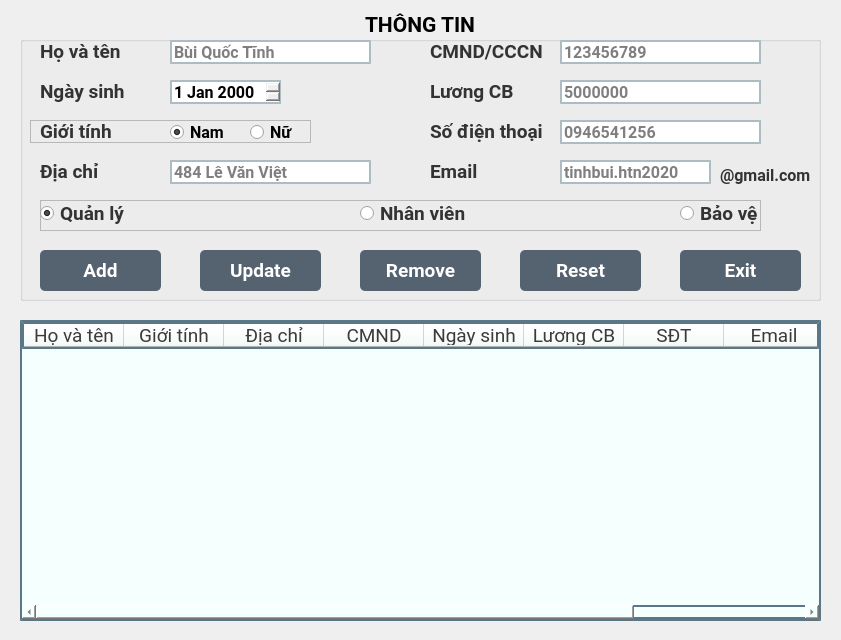
<?xml version="1.0" encoding="UTF-8"?>
<ui version="4.0">
 <class>Form</class>
 <widget class="QWidget" name="Form">
  <property name="geometry">
   <rect>
    <x>0</x>
    <y>0</y>
    <width>841</width>
    <height>640</height>
   </rect>
  </property>
  <property name="windowTitle">
   <string>Form</string>
  </property>
  <widget class="QTableWidget" name="dgvNhanVien">
   <property name="geometry">
    <rect>
     <x>20</x>
     <y>320</y>
     <width>801</width>
     <height>301</height>
    </rect>
   </property>
   <property name="sizePolicy">
    <sizepolicy hsizetype="Expanding" vsizetype="Expanding">
     <horstretch>0</horstretch>
     <verstretch>0</verstretch>
    </sizepolicy>
   </property>
   <property name="font">
    <font>
     <family>Roboto</family>
     <pointsize>14</pointsize>
    </font>
   </property>
   <property name="styleSheet">
    <string notr="true">background-color:rgb(245, 255, 253);
border: 2px solid rgba(0,0,0,0);
border-color: rgba(46,82,101,200);
color: rgb(59, 59, 59);
</string>
   </property>
   <property name="selectionMode">
    <enum>QAbstractItemView::SingleSelection</enum>
   </property>
   <property name="selectionBehavior">
    <enum>QAbstractItemView::SelectRows</enum>
   </property>
   <attribute name="verticalHeaderVisible">
    <bool>false</bool>
   </attribute>
   <column>
    <property name="text">
     <string>Họ và tên</string>
    </property>
   </column>
   <column>
    <property name="text">
     <string>Giới tính</string>
    </property>
   </column>
   <column>
    <property name="text">
     <string>Địa chỉ</string>
    </property>
   </column>
   <column>
    <property name="text">
     <string>CMND</string>
    </property>
   </column>
   <column>
    <property name="text">
     <string>Ngày sinh</string>
    </property>
   </column>
   <column>
    <property name="text">
     <string>Lương CB</string>
    </property>
   </column>
   <column>
    <property name="text">
     <string>SĐT</string>
    </property>
   </column>
   <column>
    <property name="text">
     <string>Email</string>
    </property>
   </column>
   <column>
    <property name="text">
     <string>Chức vụ</string>
    </property>
   </column>
  </widget>
  <widget class="QGroupBox" name="groupBox">
   <property name="geometry">
    <rect>
     <x>20</x>
     <y>10</y>
     <width>801</width>
     <height>291</height>
    </rect>
   </property>
   <property name="font">
    <font>
     <family>Roboto</family>
     <pointsize>16</pointsize>
     <weight>75</weight>
     <bold>true</bold>
    </font>
   </property>
   <property name="title">
    <string>THÔNG TIN</string>
   </property>
   <property name="alignment">
    <set>Qt::AlignCenter</set>
   </property>
   <widget class="QFrame" name="frameGioiTinh">
    <property name="geometry">
     <rect>
      <x>10</x>
      <y>110</y>
      <width>281</width>
      <height>23</height>
     </rect>
    </property>
    <property name="frameShape">
     <enum>QFrame::StyledPanel</enum>
    </property>
    <property name="frameShadow">
     <enum>QFrame::Raised</enum>
    </property>
    <widget class="QLabel" name="labelGioiTinh">
     <property name="geometry">
      <rect>
       <x>10</x>
       <y>0</y>
       <width>72</width>
       <height>23</height>
      </rect>
     </property>
     <property name="font">
      <font>
       <family>Roboto</family>
       <pointsize>14</pointsize>
       <weight>75</weight>
       <bold>true</bold>
      </font>
     </property>
     <property name="styleSheet">
      <string notr="true">color: rgba(0, 0, 0, 200);</string>
     </property>
     <property name="text">
      <string>Giới tính</string>
     </property>
    </widget>
    <widget class="QRadioButton" name="radioButtonNam">
     <property name="geometry">
      <rect>
       <x>140</x>
       <y>0</y>
       <width>58</width>
       <height>24</height>
      </rect>
     </property>
     <property name="font">
      <font>
       <family>Roboto</family>
       <pointsize>12</pointsize>
      </font>
     </property>
     <property name="text">
      <string>Nam</string>
     </property>
     <property name="checked">
      <bool>true</bool>
     </property>
    </widget>
    <widget class="QRadioButton" name="radioButtonNu">
     <property name="geometry">
      <rect>
       <x>220</x>
       <y>0</y>
       <width>58</width>
       <height>24</height>
      </rect>
     </property>
     <property name="font">
      <font>
       <family>Roboto</family>
       <pointsize>12</pointsize>
      </font>
     </property>
     <property name="text">
      <string>Nữ</string>
     </property>
    </widget>
   </widget>
   <widget class="QLineEdit" name="lineEditHoTen">
    <property name="geometry">
     <rect>
      <x>150</x>
      <y>30</y>
      <width>201</width>
      <height>24</height>
     </rect>
    </property>
    <property name="font">
     <font>
      <family>Roboto</family>
      <pointsize>12</pointsize>
     </font>
    </property>
    <property name="styleSheet">
     <string notr="true">border: 2px solid rgba(0,0,0,0);
border-color: rgba(46,82,101,100);</string>
    </property>
    <property name="placeholderText">
     <string>Bùi Quốc Tĩnh</string>
    </property>
   </widget>
   <widget class="QLineEdit" name="lineEditCMND">
    <property name="geometry">
     <rect>
      <x>540</x>
      <y>30</y>
      <width>201</width>
      <height>24</height>
     </rect>
    </property>
    <property name="font">
     <font>
      <family>Roboto</family>
      <pointsize>12</pointsize>
     </font>
    </property>
    <property name="styleSheet">
     <string notr="true">border: 2px solid rgba(0,0,0,0);
border-color: rgba(46,82,101,100);</string>
    </property>
    <property name="placeholderText">
     <string>123456789</string>
    </property>
   </widget>
   <widget class="QLineEdit" name="lineEditSDT">
    <property name="geometry">
     <rect>
      <x>540</x>
      <y>110</y>
      <width>201</width>
      <height>24</height>
     </rect>
    </property>
    <property name="font">
     <font>
      <family>Roboto</family>
      <pointsize>12</pointsize>
     </font>
    </property>
    <property name="layoutDirection">
     <enum>Qt::LeftToRight</enum>
    </property>
    <property name="styleSheet">
     <string notr="true">border: 2px solid rgba(0,0,0,0);
border-color: rgba(46,82,101,100);</string>
    </property>
    <property name="placeholderText">
     <string>0946541256</string>
    </property>
   </widget>
   <widget class="QLineEdit" name="lineEditDiaChi">
    <property name="geometry">
     <rect>
      <x>150</x>
      <y>150</y>
      <width>201</width>
      <height>24</height>
     </rect>
    </property>
    <property name="font">
     <font>
      <family>Roboto</family>
      <pointsize>12</pointsize>
     </font>
    </property>
    <property name="styleSheet">
     <string notr="true">border: 2px solid rgba(0,0,0,0);
border-color: rgba(46,82,101,100);</string>
    </property>
    <property name="placeholderText">
     <string>484 Lê Văn Việt</string>
    </property>
   </widget>
   <widget class="QLabel" name="labelDiaChi">
    <property name="geometry">
     <rect>
      <x>20</x>
      <y>150</y>
      <width>59</width>
      <height>23</height>
     </rect>
    </property>
    <property name="font">
     <font>
      <family>Roboto</family>
      <pointsize>14</pointsize>
      <weight>75</weight>
      <bold>true</bold>
     </font>
    </property>
    <property name="styleSheet">
     <string notr="true">color: rgba(0, 0, 0, 200);</string>
    </property>
    <property name="text">
     <string>Địa chỉ</string>
    </property>
   </widget>
   <widget class="QDateEdit" name="dateEditNgaySinh">
    <property name="geometry">
     <rect>
      <x>150</x>
      <y>70</y>
      <width>111</width>
      <height>24</height>
     </rect>
    </property>
    <property name="font">
     <font>
      <family>Roboto</family>
      <pointsize>12</pointsize>
     </font>
    </property>
    <property name="styleSheet">
     <string notr="true">border: 2px solid rgba(0,0,0,0);
border-color: rgba(46,82,101,100);</string>
    </property>
   </widget>
   <widget class="QLabel" name="labelHoTen">
    <property name="geometry">
     <rect>
      <x>20</x>
      <y>30</y>
      <width>85</width>
      <height>23</height>
     </rect>
    </property>
    <property name="font">
     <font>
      <family>Roboto</family>
      <pointsize>14</pointsize>
      <weight>75</weight>
      <bold>true</bold>
     </font>
    </property>
    <property name="styleSheet">
     <string notr="true">color: rgba(0, 0, 0, 200);</string>
    </property>
    <property name="text">
     <string>Họ và tên</string>
    </property>
   </widget>
   <widget class="QFrame" name="frameChucVu">
    <property name="geometry">
     <rect>
      <x>20</x>
      <y>190</y>
      <width>721</width>
      <height>31</height>
     </rect>
    </property>
    <property name="frameShape">
     <enum>QFrame::StyledPanel</enum>
    </property>
    <property name="frameShadow">
     <enum>QFrame::Raised</enum>
    </property>
    <widget class="QRadioButton" name="radioButtonQuanLy">
     <property name="geometry">
      <rect>
       <x>0</x>
       <y>0</y>
       <width>87</width>
       <height>27</height>
      </rect>
     </property>
     <property name="font">
      <font>
       <family>Roboto</family>
       <pointsize>14</pointsize>
       <weight>75</weight>
       <bold>true</bold>
      </font>
     </property>
     <property name="styleSheet">
      <string notr="true">color: rgba(0, 0, 0, 200);</string>
     </property>
     <property name="text">
      <string>Quản lý</string>
     </property>
     <property name="checked">
      <bool>true</bool>
     </property>
     <property name="autoRepeat">
      <bool>false</bool>
     </property>
    </widget>
    <widget class="QRadioButton" name="radioButtonNhanVien">
     <property name="geometry">
      <rect>
       <x>320</x>
       <y>0</y>
       <width>109</width>
       <height>27</height>
      </rect>
     </property>
     <property name="font">
      <font>
       <family>Roboto</family>
       <pointsize>14</pointsize>
       <weight>75</weight>
       <bold>true</bold>
      </font>
     </property>
     <property name="styleSheet">
      <string notr="true">color: rgba(0, 0, 0, 200);</string>
     </property>
     <property name="text">
      <string>Nhân viên</string>
     </property>
     <property name="checked">
      <bool>false</bool>
     </property>
    </widget>
    <widget class="QRadioButton" name="radioButtonBaoVe">
     <property name="geometry">
      <rect>
       <x>640</x>
       <y>0</y>
       <width>81</width>
       <height>27</height>
      </rect>
     </property>
     <property name="font">
      <font>
       <family>Roboto</family>
       <pointsize>14</pointsize>
       <weight>75</weight>
       <bold>true</bold>
      </font>
     </property>
     <property name="styleSheet">
      <string notr="true">color: rgba(0, 0, 0, 200);</string>
     </property>
     <property name="text">
      <string>Bảo vệ</string>
     </property>
    </widget>
   </widget>
   <widget class="QLabel" name="labelCMND">
    <property name="geometry">
     <rect>
      <x>410</x>
      <y>30</y>
      <width>113</width>
      <height>23</height>
     </rect>
    </property>
    <property name="font">
     <font>
      <family>Roboto</family>
      <pointsize>14</pointsize>
      <weight>75</weight>
      <bold>true</bold>
     </font>
    </property>
    <property name="styleSheet">
     <string notr="true">color: rgba(0, 0, 0, 200);</string>
    </property>
    <property name="text">
     <string>CMND/CCCN</string>
    </property>
   </widget>
   <widget class="QLabel" name="labelNgaySinh">
    <property name="geometry">
     <rect>
      <x>20</x>
      <y>70</y>
      <width>85</width>
      <height>23</height>
     </rect>
    </property>
    <property name="font">
     <font>
      <family>Roboto</family>
      <pointsize>14</pointsize>
      <weight>75</weight>
      <bold>true</bold>
     </font>
    </property>
    <property name="styleSheet">
     <string notr="true">color: rgba(0, 0, 0, 200);</string>
    </property>
    <property name="text">
     <string>Ngày sinh</string>
    </property>
   </widget>
   <widget class="QLabel" name="labelSDT">
    <property name="geometry">
     <rect>
      <x>410</x>
      <y>110</y>
      <width>113</width>
      <height>23</height>
     </rect>
    </property>
    <property name="font">
     <font>
      <family>Roboto</family>
      <pointsize>14</pointsize>
      <weight>75</weight>
      <bold>true</bold>
     </font>
    </property>
    <property name="styleSheet">
     <string notr="true">color: rgba(0, 0, 0, 200);</string>
    </property>
    <property name="text">
     <string>Số điện thoại</string>
    </property>
   </widget>
   <widget class="QLabel" name="labelEmail">
    <property name="geometry">
     <rect>
      <x>410</x>
      <y>150</y>
      <width>113</width>
      <height>23</height>
     </rect>
    </property>
    <property name="font">
     <font>
      <family>Roboto</family>
      <pointsize>14</pointsize>
      <weight>75</weight>
      <bold>true</bold>
     </font>
    </property>
    <property name="styleSheet">
     <string notr="true">color: rgba(0, 0, 0, 200);</string>
    </property>
    <property name="text">
     <string>Email</string>
    </property>
   </widget>
   <widget class="QLabel" name="labelLuongCB">
    <property name="geometry">
     <rect>
      <x>410</x>
      <y>70</y>
      <width>84</width>
      <height>23</height>
     </rect>
    </property>
    <property name="font">
     <font>
      <family>Roboto</family>
      <pointsize>14</pointsize>
      <weight>75</weight>
      <bold>true</bold>
     </font>
    </property>
    <property name="styleSheet">
     <string notr="true">color: rgba(0, 0, 0, 200);</string>
    </property>
    <property name="text">
     <string>Lương CB</string>
    </property>
   </widget>
   <widget class="QLineEdit" name="lineEditLuongCB">
    <property name="geometry">
     <rect>
      <x>540</x>
      <y>70</y>
      <width>201</width>
      <height>24</height>
     </rect>
    </property>
    <property name="font">
     <font>
      <family>Roboto</family>
      <pointsize>12</pointsize>
     </font>
    </property>
    <property name="styleSheet">
     <string notr="true">border: 2px solid rgba(0,0,0,0);
border-color: rgba(46,82,101,100);</string>
    </property>
    <property name="placeholderText">
     <string>5000000</string>
    </property>
   </widget>
   <widget class="QLineEdit" name="lineEditEmail">
    <property name="geometry">
     <rect>
      <x>540</x>
      <y>150</y>
      <width>151</width>
      <height>24</height>
     </rect>
    </property>
    <property name="font">
     <font>
      <family>Roboto</family>
      <pointsize>12</pointsize>
     </font>
    </property>
    <property name="styleSheet">
     <string notr="true">border: 2px solid rgba(0,0,0,0);
border-color: rgba(46,82,101,100);</string>
    </property>
    <property name="placeholderText">
     <string>tinhbui.htn2020</string>
    </property>
   </widget>
   <widget class="QLabel" name="labelMailText">
    <property name="geometry">
     <rect>
      <x>700</x>
      <y>150</y>
      <width>101</width>
      <height>31</height>
     </rect>
    </property>
    <property name="font">
     <font>
      <family>Roboto</family>
      <pointsize>12</pointsize>
     </font>
    </property>
    <property name="styleSheet">
     <string notr="true">color: rgba(0, 0, 0, 200);</string>
    </property>
    <property name="text">
     <string>@gmail.com</string>
    </property>
   </widget>
   <widget class="QPushButton" name="pushButtonRemove">
    <property name="geometry">
     <rect>
      <x>340</x>
      <y>240</y>
      <width>121</width>
      <height>41</height>
     </rect>
    </property>
    <property name="font">
     <font>
      <family>Roboto</family>
      <pointsize>14</pointsize>
      <weight>75</weight>
      <bold>true</bold>
     </font>
    </property>
    <property name="styleSheet">
     <string notr="true">QPushButton#pushButtonRemove
{
	border-radius:5px;
	color: rgba(255,255,255,255);
	background-color:rgba(85,98,112,255);
}

QPushButton#pushButtonRemove:hover
{
	padding-left: 2px;
	padding-top: 2px;
	color: rgb(255, 0, 0);
}

QPushButton#pushButtonRemove:pressed
{
	padding: 2px;
	color: rgba(255,255,255,255);
	background-color: rgb(255, 0, 0);
}</string>
    </property>
    <property name="text">
     <string>Remove</string>
    </property>
   </widget>
   <widget class="QPushButton" name="pushButtonUpdate">
    <property name="geometry">
     <rect>
      <x>180</x>
      <y>240</y>
      <width>121</width>
      <height>41</height>
     </rect>
    </property>
    <property name="font">
     <font>
      <family>Roboto</family>
      <pointsize>14</pointsize>
      <weight>75</weight>
      <bold>true</bold>
     </font>
    </property>
    <property name="styleSheet">
     <string notr="true">QPushButton#pushButtonUpdate
{
	border-radius:5px;
	color: rgba(255,255,255,255);
	background-color:rgba(85,98,112,255);
}

QPushButton#pushButtonUpdate:hover
{
	padding-left: 2px;
	padding-top: 2px;
	color: rgb(255, 0, 0);
}

QPushButton#pushButtonUpdate:pressed
{
	padding: 2px;
	color: rgba(255,255,255,255);
	background-color: rgb(255, 0, 0);
}</string>
    </property>
    <property name="text">
     <string>Update</string>
    </property>
   </widget>
   <widget class="QPushButton" name="pushButtonAdd">
    <property name="geometry">
     <rect>
      <x>20</x>
      <y>240</y>
      <width>121</width>
      <height>41</height>
     </rect>
    </property>
    <property name="font">
     <font>
      <family>Roboto</family>
      <pointsize>14</pointsize>
      <weight>75</weight>
      <bold>true</bold>
     </font>
    </property>
    <property name="styleSheet">
     <string notr="true">QPushButton#pushButtonAdd
{
	border-radius:5px;
	color: rgba(255,255,255,255);
	background-color:rgba(85,98,112,255);
}

QPushButton#pushButtonAdd:hover
{
	padding-left: 2px;
	padding-top: 2px;
	color: rgb(255, 0, 0);
}

QPushButton#pushButtonAdd:pressed
{
	padding: 2px;
	color: rgba(255,255,255,255);
	background-color: rgb(255, 0, 0);
}</string>
    </property>
    <property name="text">
     <string>Add</string>
    </property>
   </widget>
   <widget class="QPushButton" name="pushButtonExit">
    <property name="geometry">
     <rect>
      <x>660</x>
      <y>240</y>
      <width>121</width>
      <height>41</height>
     </rect>
    </property>
    <property name="font">
     <font>
      <family>Roboto</family>
      <pointsize>14</pointsize>
      <weight>75</weight>
      <bold>true</bold>
     </font>
    </property>
    <property name="styleSheet">
     <string notr="true">QPushButton#pushButtonExit
{
	border-radius:5px;
	color: rgba(255,255,255,255);
	background-color:rgba(85,98,112,255);
}

QPushButton#pushButtonExit:hover
{
	padding-left: 2px;
	padding-top: 2px;
	color: rgb(255, 0, 0);
}

QPushButton#pushButtonExit:pressed
{
	padding: 2px;
	color: rgba(255,255,255,255);
	background-color: rgb(255, 0, 0);
}</string>
    </property>
    <property name="text">
     <string>Exit</string>
    </property>
   </widget>
  </widget>
  <widget class="QPushButton" name="pushButtonReset">
   <property name="geometry">
    <rect>
     <x>520</x>
     <y>250</y>
     <width>121</width>
     <height>41</height>
    </rect>
   </property>
   <property name="font">
    <font>
     <family>Roboto</family>
     <pointsize>14</pointsize>
     <weight>75</weight>
     <bold>true</bold>
    </font>
   </property>
   <property name="styleSheet">
    <string notr="true">QPushButton#pushButtonReset
{
	border-radius:5px;
	color: rgba(255,255,255,255);
	background-color:rgba(85,98,112,255);
}

QPushButton#pushButtonReset:hover
{
	padding-left: 2px;
	padding-top: 2px;
	color: rgb(255, 0, 0);
}

QPushButton#pushButtonReset:pressed
{
	padding: 2px;
	color: rgba(255,255,255,255);
	background-color: rgb(255, 0, 0);
}</string>
   </property>
   <property name="text">
    <string>Reset</string>
   </property>
  </widget>
 </widget>
 <resources/>
 <connections/>
</ui>
